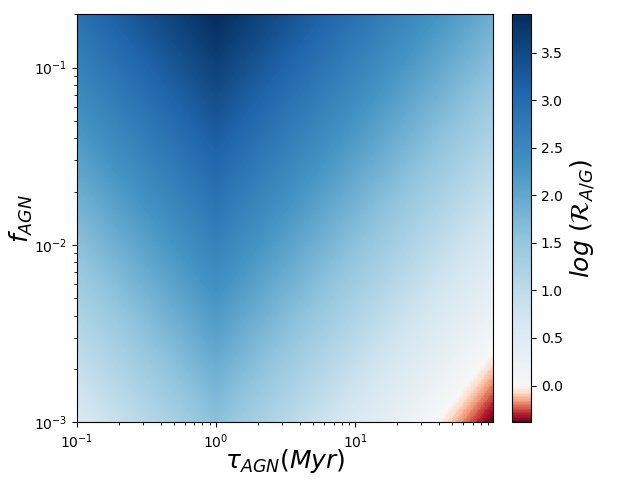

Write the Python code that produced this figure.
#! /usr/bin/env python
#AGNvsNSC_rates.py

#Makes plot of relative rate of BBH mergers in AGN vs gas-free, SMBH containing NSC
#Uses 'Drake equation' style reasoning

from pylab import *

#import sys, os, time, string, math, commands, subprocess
import sys, os, time, string, math, subprocess
import numpy as np
import matplotlib
import matplotlib.pyplot as plt
import matplotlib.colors as colors
from mpl_toolkits.axes_grid1 import AxesGrid

#SI units
Msun=1.99e30 #kg per solar mass
Rsun=6.95e8 #meters per solar radius
G=6.67e-11
c=3e8
sigma_SB=5.7e-8 #stefan-boltzmann const
yr=3.15e7 #seconds per year
pc=3.086e16 #meters per parsec
AU=1.496e11 #meters per AU
h=6.626e-34 #planck const
kB=1.38e-23 #boltzmann const
m_p=1.67e-27 #mass of proton
sigma_T=6.65e-29 #Thomson xsec
PI=3.1415926

def RelativeRate(time,frac,tQbin,fbin_AoverQ):
    #rate of mergers in AGN/quiescent nuclei=fAGN*(tQbin/time)*fbin(AGN/QGN)
    #where fAGN is fraction of galaxies that are active
    #---technically relation only works for fAGN smallish
    #tQbin is the average binary lifetime in a quiescent nucleus
    #---get from Antonini&Perets's rates
    #fbin(AGN/QGN) is the fraction of BH that are in binaries in an AGN/same frac in QGN
    #---fbin should always be >=1
    #time=relevant timescale:
    #---if tAbin is the average binary lifetime in an active nucleus:
    #-----time is AGN lifetime (tauAGN) for tauAGN>tAbin
    #-----time is tAbin for tauAGN=tAbin
    #-----time is tAbin/tauAGN for tauAGN<tAbin
    relrate=frac*(tQbin/time)*fbin_AoverQ

    return relrate

def shiftedColorMap(cmap, start=0, midpoint=0.5, stop=1.0, name='shiftedcmap'):
    #Saavik found this on stack overflow thanks to Tom Callister
    '''
    Function to offset the "center" of a colormap. Useful for
    data with a negative min and positive max and you want the
    middle of the colormap's dynamic range to be at zero.

    Input
    -----
      cmap : The matplotlib colormap to be altered
      start : Offset from lowest point in the colormap's range.
          Defaults to 0.0 (no lower offset). Should be between
          0.0 and `midpoint`.
      midpoint : The new center of the colormap. Defaults to 
          0.5 (no shift). Should be between 0.0 and 1.0. In
          general, this should be  1 - vmax / (vmax + abs(vmin))
          For example if your data range from -15.0 to +5.0 and
          you want the center of the colormap at 0.0, `midpoint`
          should be set to  1 - 5/(5 + 15)) or 0.75
      stop : Offset from highest point in the colormap's range.
          Defaults to 1.0 (no upper offset). Should be between
          `midpoint` and 1.0.
    '''
    cdict = {
        'red': [],
        'green': [],
        'blue': [],
        'alpha': []
    }

    # regular index to compute the colors
    reg_index = np.linspace(start, stop, 257)

    # shifted index to match the data
    shift_index = np.hstack([
        np.linspace(0.0, midpoint, 128, endpoint=False), 
        np.linspace(midpoint, 1.0, 129, endpoint=True)
    ])

    for ri, si in zip(reg_index, shift_index):
        r, g, b, a = cmap(ri)

        cdict['red'].append((si, r, r))
        cdict['green'].append((si, g, g))
        cdict['blue'].append((si, b, b))
        cdict['alpha'].append((si, a, a))

    newcmap = matplotlib.colors.LinearSegmentedColormap(name, cdict)
    plt.register_cmap(cmap=newcmap)

    return newcmap

if __name__ == "__main__":
    #to make plot
    #AGN fraction vs AGN lifetime, color bar for Active/Quiescent rate
    #BEGIN PHYSICAL INPUTS:
    fAGN_min=0.001 #frac of galaxies that are AGN--ie that mess with the dynamics (minimum)
    fAGN_max=0.2 #frac of galaxies that are AGN--ie that mess with the dynamics (maximum)
    tauAGN_min=0.1 #AGN liftime, minimum, units of Myr
    tauAGN_max=100.0 #AGN liftime, maximum,units of Myr
    tQbin=40000.0 #average lifetime of binary in gas-free NSC, units of Myr
    #derive above from Antonini & Perets
    fbin_AoverQ=1.0 #binary fraction in AGN/binary fraction in NSC, minimum of 1
    tbin_AGN=1.0 #average lifetime of binary in AGN, units of Myr--sets turnover
    
    #BEGIN DISPLAY INPUTS:
    #pick color map and limits
    cm=plt.cm.get_cmap('RdBu')
    #format=left, bottom, width, height
    rect1=0.12,0.12,0.65,0.85
    rect2=(rect1[0]+rect1[2]+0.03),rect1[1],0.03,rect1[3]
        
    #make figure
    fig1=plt.figure(1)
    #add axes
    ax1=fig1.add_axes(rect1)
    cax=fig1.add_axes(rect2)
    #label them
    ax1.yaxis.set_label_coords(-0.1, 0.5)
    ax1.set_ylabel(r"$f_{AGN}$", fontsize=18)
    ax1.xaxis.set_label_coords(0.5, -0.06)
    ax1.set_xlabel(r"$\tau_{AGN} (Myr)$", fontsize=18)
    

    #set up range for x-axis
    #AGN lifetime
    log_tauAGN=np.arange(log10(tauAGN_min), log10(tauAGN_max), 0.01)
    tauAGN=pow(10,log_tauAGN)
    #range for y-axis
    plt.ylim(-3.0,0.0)
    #END DISPLAY INPUTS

    #set up y-axis variables
    #AGN fraction
    log_fAGN=np.arange(log10(fAGN_min),log10(fAGN_max),0.01)
    fAGN=pow(10,log_fAGN)

    #relative rates
    #governing timescale is tauAGN where avg bin lifetime is shorter,
    #fraction of avg bin lifetime where tauAGN is shorter;
    tA=np.where(tauAGN>=tbin_AGN, tauAGN, tbin_AGN/tauAGN)
    log_tA=log10(tA)
    #set up display grid
    X, Y = np.meshgrid(tA, fAGN)
    #compute relative rates and log it
    R_AoverQ=RelativeRate(X, Y, tQbin, fbin_AoverQ)
    log_R_AoverQ=log10(R_AoverQ)

    #set up colormap
    colormax=np.max(log_R_AoverQ)
    colormin=np.min(log_R_AoverQ)
    cmid = 1 - colormax / (colormax + abs(colormin))
    shifted_cmap = shiftedColorMap(cm, midpoint=cmid, name='shifted')

    #plot it
    ax1.set_yscale('log')
    ax1.set_xscale('log')
    ax1.pcolormesh(tauAGN, fAGN, log_R_AoverQ, cmap=shifted_cmap)

    #add actual colorbar with same normalization as plotting used
    norm=mpl.colors.Normalize(vmin=colormin, vmax=colormax)
    cb=mpl.colorbar.ColorbarBase(cax,cmap=shifted_cmap,norm=norm, orientation='vertical')
    cb.set_label(r"$log \ ({\cal{R}}_{A/G})$", fontsize=18)

    #dump plots to figure files/show on screen:
    savefig('AGNvsNSC_rates.eps')
    savefig('AGNvsNSC_rates.png')
    show()


